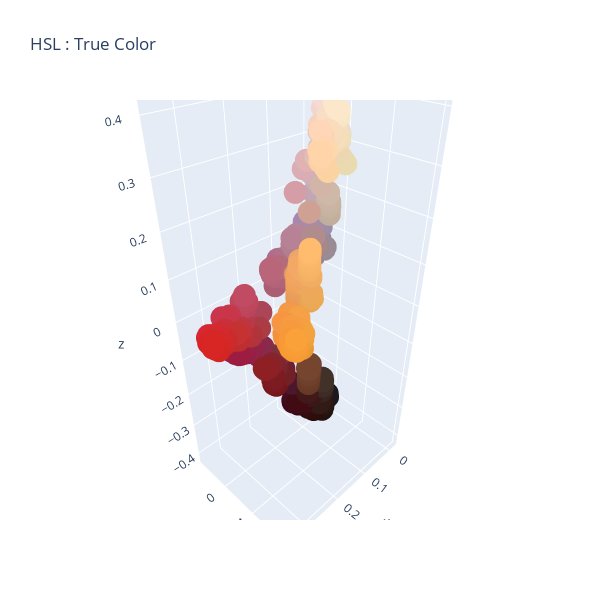

The notebook cell this image was saved under:
### Code cell
x, y, z = rgb2hslc(points).T
Figure().add_scatter3d(
    x=x, y=y, z=z, mode="markers", marker_color=points
).update_layout(width=600, height=600, paper_bgcolor="rgba(0,0,0,0)", title="HSL : True Color")

### Figure 1 — Plotly figure (JSON) as saved in the notebook; plotly's stock layout.template omitted (floating-point values rounded to 4 significant figures; data arrays with more than 128 entries replaced by an {"elided": "..."} marker saying what was removed)
{"data": [{"marker": {"color": {"elided": "8900x3 int values"}}, "mode": "markers", "type": "scatter3d", "x": {"elided": "8900 float values"}, "y": {"elided": "8900 float values"}, "z": {"elided": "8900 float values"}}], "layout": {"height": 600, "paper_bgcolor": "rgba(0,0,0,0)", "title": {"text": "HSL : True Color"}, "width": 600}}
